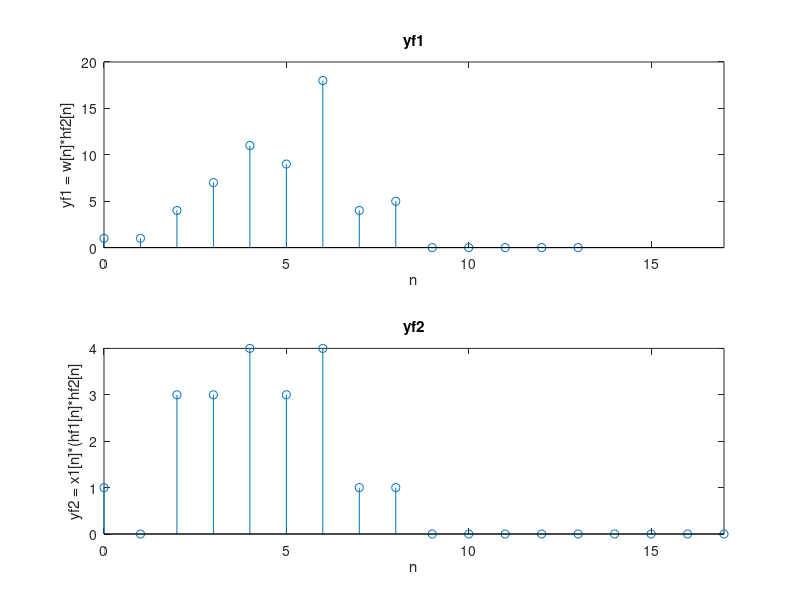

Source code (MATLAB):
nx1 = 0:9;
nhf2 = 0:4;
x1 = [ones(1,5) zeros(1,5)];
hf2 = [1 -1 3 0 1];

w = (nx1+1) .* x1;

yf1 = conv(w,hf2);
nyf1 = nx1(1)+nhf2(1):nx1(end)+nhf2(end);

xf1 = [1 zeros(1,4)];
hf1 = (nhf2+1) .* xf1;

hseries = conv(hf1,hf2);
nhseries = nhf2(1)+nhf2(1):nhf2(end)+nhf2(end);

yf2 = conv(x1,hseries);
nyf2 = nx1(1)+nhseries(1):nx1(end)+nhseries(end);

subplot(2,1,1),stem(nyf1,yf1),axis([0,17,ylim])
xlabel('n');ylabel('yf1 = w[n]*hf2[n]');title('yf1');
subplot(2,1,2),stem(nyf2,yf2),axis([0,17,ylim])
xlabel('n');ylabel('yf2 = x1[n]*(hf1[n]*hf2[n]');title('yf2');


